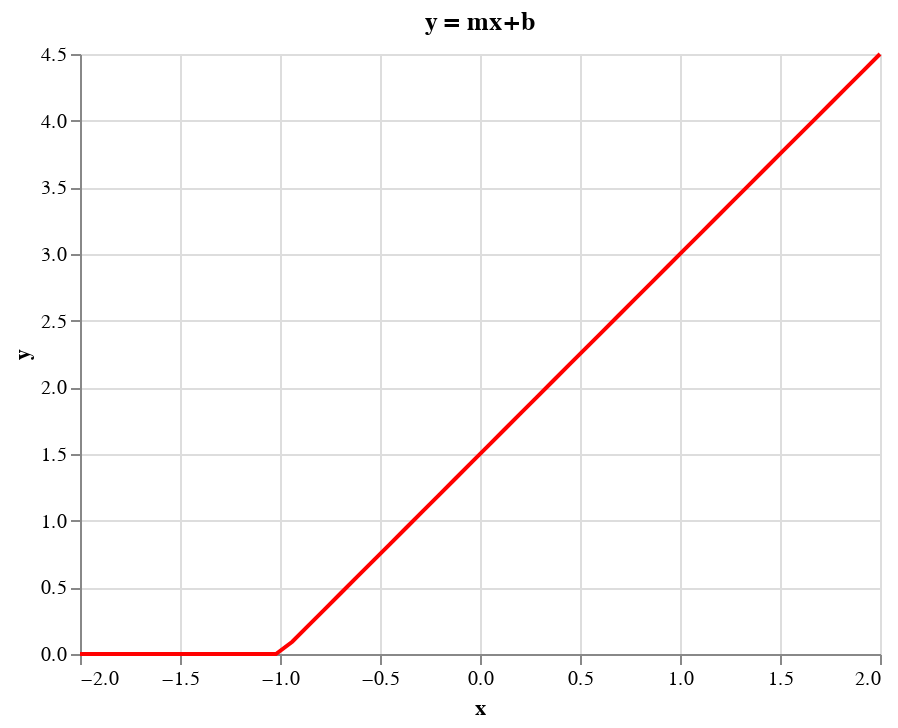

The code cell stored with this chart in its notebook:
### Markdown cell above
For my Quarto friends....

### Code cell
m,b = 1.5,1.5

x = torch.linspace(-2,2,50)
y=relu_partial(x)

selector_m =  alt.selection_single(name="selector_m", 
                                fields=['m'],
                                bind=alt.binding_range(min=0, max=3, step=0.1, name='M'),
                                init={'m': m}) 
selector_b = alt.selection_single(name="selector_b",
                                fields=['b'], 
                                bind=alt.binding_range(min=0, max=3, step=0.1, name='B'),
                                init={'b': b})
# selector_c = alt.selection_single(name="selector_c",
#                                 fields=['c'], 
#                                 bind=alt.binding_range(min=0, max=3, step=0.1, name='C'),
#                                 init={'c': c})

data = pd.DataFrame({"x":x.numpy(),"y":y})

line = alt.Chart(data=data,title="ReLu y = mx + b").mark_line(color="red").encode(
    x='x:Q',
    y='y:Q',
).transform_calculate(y=f"max(0,(selector_m.m * datum.x) + {b})").properties(title="y = mx+b").add_selection(selector_m)

line

### Figure 1 — Vega-Lite specification as saved in the notebook (floating-point values rounded to 4 significant figures)
{"config": {"view": {"continuousWidth": 400, "continuousHeight": 300}}, "data": {"name": "data-891874b5efeb5816abb2f0a715a7f8de"}, "mark": {"type": "line", "color": "red"}, "encoding": {"x": {"field": "x", "type": "quantitative"}, "y": {"field": "y", "type": "quantitative"}}, "selection": {"selector_m": {"type": "single", "fields": ["m"], "bind": {"input": "range", "max": 3, "min": 0, "name": "M", "step": 0.1}, "init": {"m": 1.5}}}, "title": "y = mx+b", "transform": [{"calculate": "max(0,(selector_m.m * datum.x) + 1.5)", "as": "y"}], "$schema": "https://vega.github.io/schema/vega-lite/v4.17.0.json", "datasets": {"data-891874b5efeb5816abb2f0a715a7f8de": [{"x": -2.0, "y": 0.0}, {"x": -1.918, "y": 0.0}, {"x": -1.837, "y": 0.0}, {"x": -1.755, "y": 0.0}, {"x": -1.673, "y": 0.0}, {"x": -1.592, "y": 0.0}, {"x": -1.51, "y": 0.0}, {"x": -1.429, "y": 0.0}, {"x": -1.347, "y": 0.0}, {"x": -1.265, "y": 0.0}, {"x": -1.184, "y": 0.0}, {"x": -1.102, "y": 0.0}, {"x": -1.02, "y": 0.0}, {"x": -0.9388, "y": 0.06122}, {"x": -0.8571, "y": 0.1429}, {"x": -0.7755, "y": 0.2245}, {"x": -0.6939, "y": 0.3061}, {"x": -0.6122, "y": 0.3878}, {"x": -0.5306, "y": 0.4694}, {"x": -0.449, "y": 0.551}, {"x": -0.3673, "y": 0.6327}, {"x": -0.2857, "y": 0.7143}, {"x": -0.2041, "y": 0.7959}, {"x": -0.1224, "y": 0.8776}, {"x": -0.04082, "y": 0.9592}, {"x": 0.04082, "y": 1.041}, {"x": 0.1224, "y": 1.122}, {"x": 0.2041, "y": 1.204}, {"x": 0.2857, "y": 1.286}, {"x": 0.3673, "y": 1.367}, {"x": 0.449, "y": 1.449}, {"x": 0.5306, "y": 1.531}, {"x": 0.6122, "y": 1.612}, {"x": 0.6939, "y": 1.694}, {"x": 0.7755, "y": 1.776}, {"x": 0.8571, "y": 1.857}, {"x": 0.9388, "y": 1.939}, {"x": 1.02, "y": 2.02}, {"x": 1.102, "y": 2.102}, {"x": 1.184, "y": 2.184}, {"x": 1.265, "y": 2.265}, {"x": 1.347, "y": 2.347}, {"x": 1.429, "y": 2.429}, {"x": 1.51, "y": 2.51}, {"x": 1.592, "y": 2.592}, {"x": 1.673, "y": 2.673}, {"x": 1.755, "y": 2.755}, {"x": 1.837, "y": 2.837}, {"x": 1.918, "y": 2.918}, {"x": 2.0, "y": 3.0}]}}
